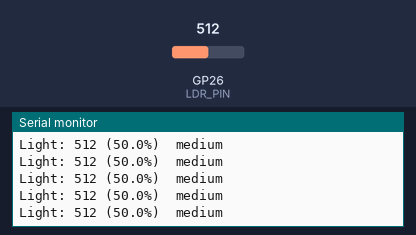
The sketch below on a simulated Raspberry Pi Pico. Parts: the last lines printed to the serial monitor. The test bench sets the inputs (shaded band); at power-on: GP26 (LDR_PIN) = 512.

Above: at 1.2 s.
1.3 s: GP26 (LDR_PIN) set to 783
At 1.56 s:
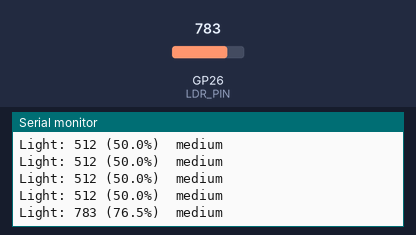
2.8 s: GP26 (LDR_PIN) set to 813
At 2.96 s:
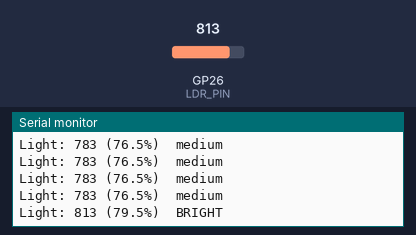

Measured:
- the behaviour switches between 800 and 801 on GP26 (LDR_PIN) (found by bisection; images 1 and 2)
- after the input at 1.3 s, the serial monitor: prints a new line after 0.10 s (image 1)
- after the input at 2.8 s, the serial monitor: prints a new line at once (image 2)

The sketch:

ldr_light_sensor.ino
```cpp
// snippet: ldr_light_sensor
// tags: ldr, light, photoresistor, analog, brightness, sensor
// boards: avr, esp32, megaavr, nano33iot, romi32u4, rp2040
// library: none
// description: Read ambient light level from an LDR (photoresistor) in a voltage divider.
//   Wiring: LDR one leg → 5V (or 3.3V), other leg → LDR_PIN and also to a 10kΩ resistor to GND.
//   Higher raw value = brighter light (for typical divider with LDR on top).
// prompts: LDR light sensor, photoresistor, ambient light sensing, light-dependent resistor, brightness measurement analog
//
// ---- CONFIGURE ----
#define LDR_PIN       A0
#define DARK_THRESH   200   // raw ADC below this = dark
#define BRIGHT_THRESH 800   // raw ADC above this = bright
// -------------------

void setup() {
  Serial.begin(115200);
}

void loop() {
  int raw = analogRead(LDR_PIN);
  float pct = raw / 1023.0f * 100.0f;

  Serial.print("Light: "); Serial.print(raw);
  Serial.print(" ("); Serial.print(pct, 1); Serial.print("%)  ");

  if      (raw < DARK_THRESH)   Serial.println("DARK");
  else if (raw > BRIGHT_THRESH) Serial.println("BRIGHT");
  else                          Serial.println("medium");

  delay(200);
}
```
